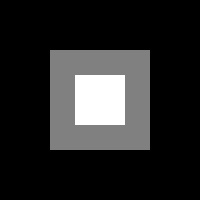
#> input picture final_lab/gray_image.jpg, 200 x 200 px
$ python task12_highpass.py
#> lines starting #> are read from the running program, lines starting #| are printed output that depends on the picture; after the words box and inside, x2 and y2 are one past the last pixel; in counts of white or black regions, pixels touching at a corner belong together
import cv2
import matplotlib.pyplot as plt
import numpy as np

gray_img = cv2.imread("../gray_image.jpg", cv2.IMREAD_GRAYSCALE)
#> gray_img is the input picture: shape (200, 200); min 0, max 255, mean 39.9
f = np.fft.fftshift(np.fft.fft2(gray_img))
rows, cols = gray_img.shape
#> rows = 200; cols = 200
mask = np.ones((rows, cols), np.uint8)
cv2.circle(mask, (cols//2, rows//2), 30, 0, -1)
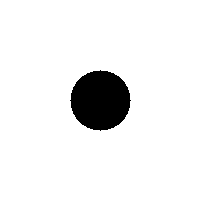
#> mask: shape (200, 200); values 0 (black) and 1 (white), 92.9% white; 1 black region, box (x1, y1, x2, y2) and area: (70, 70, 131, 131) 2821
img_high = np.abs(np.fft.ifft2(np.fft.ifftshift(f * mask)))
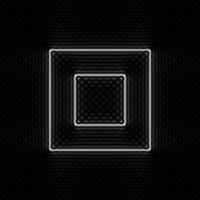
#> img_high: shape (200, 200) float64; min 0.000263, max 74.61, mean 3.9; drawn with min black and max white

plt.figure(figsize=(10, 5))
plt.subplot(1,2,1); plt.title("Original"); plt.imshow(gray_img, cmap='gray'); plt.axis('off')
plt.subplot(1,2,2); plt.title("High-pass Filtered"); plt.imshow(img_high, cmap='gray'); plt.axis('off')
plt.savefig('task12_highpass.png'); plt.show()
#> after `plt.savefig('task12_highpass.png')`:
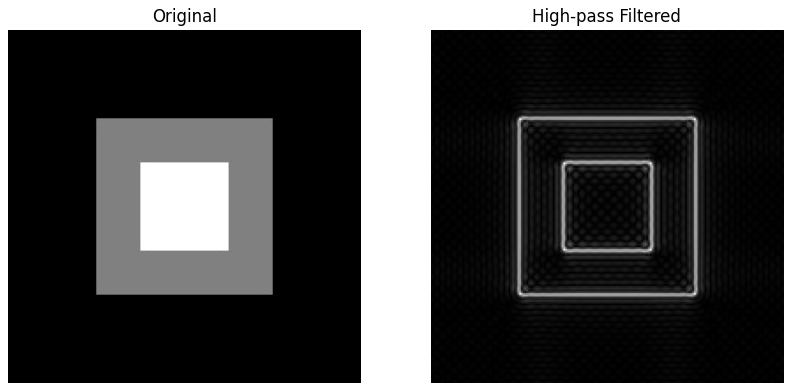
#> figure drawn by matplotlib, 2 panels
